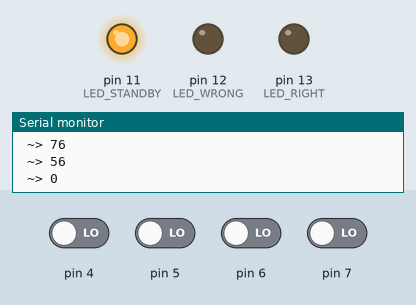
This sketch was run on a simulated Arduino Uno, built with avr-gcc and run on an emulated ATmega328P. Shown: output pins drawn as LEDs (lit = HIGH), the last lines printed to the serial monitor. Dashed ring = blinking. The inputs (shaded band) are chosen by the test bench; at power-on: pin 4–7 LOW. Random numbers use the default seed unless the sketch sets one.

Above: at 1.2 s.
1.3 s: pin 4 driven HIGH
At 2.6 s:
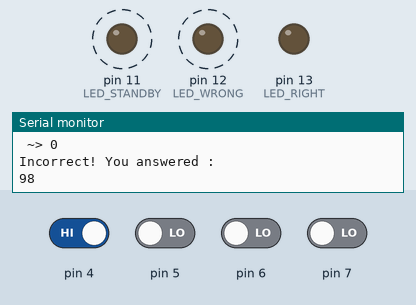
4.3 s: pin 4 driven LOW
7.3 s: pin 7 driven HIGH
At 8.3 s:
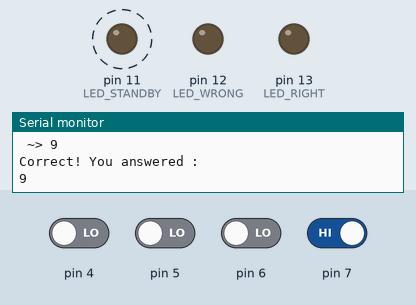
At 9.6 s:
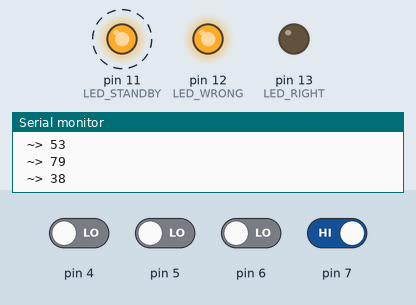
10.3 s: pin 7 driven LOW
Timing chart, 0 to 13.3 s (numbered marks = the images above; inputs shaded):
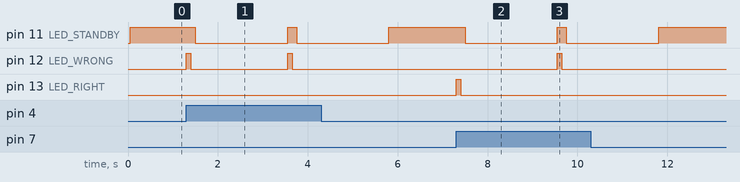

The sketch:

Math_Game__FINAL_.ino
```cpp
/*
 * This program will prompt the user a multiplication question.
 * The user has unlimited time to answer the question.
 * If the user answered correctly, the green LED will luminate.
 * If the user answered incorrectly, the red LED will luminate.
 * The yellow LED is an indicator that the program is waiting for a button press.
 */

const int LED_RIGHT = 13, LED_WRONG = 12, LED_STANDBY = 11;  //LED Display:: GREEN = LED_RIGHT :: RED = LED_WRONG :: YELLOW = LED_STANDBY.
const int MAX_BUTTONS = 4;
int randNum1, randNum2, userAnswer;
int ansArray[MAX_BUTTONS];

/*
 * The class Buttons is used for creating an object that will be assigned to a physical button on a breadboard.
 * This object of type Buttons will hold a pin number on an Arduino, and a value (answer), both of type int.
 */
class Buttons
{
  private:
    int pin;  //Pin will store the specified pin.
    int value;  //Value will hold a possible answer.
  public:
    Buttons(int pin, int value)
    {
      this->pin = pin;
      this->value = value;
      initButtons();
    }

    ~Buttons()
    {
    }

    /*
     * initButtons()
     * Initializes the pins on the arduino board by utilizing the current object's pin value, and set it as an input pin.
     */
    void initButtons()
    {
      pinMode(this->pin, INPUT);
    }

    /*
     * isPressed()
     * Returns true if a HIGH input is read from one of the buttons. Returns false if a LOW input is read from one of the buttons.
     */
    bool isPressed()
    {
      if(digitalRead(this->pin) == HIGH)
      {
        return true;
      }
      else if(digitalRead(this->pin) == LOW)
      {
        return false;
      }
    }

    /*
     * getButtonAnswer()
     * Returns the current object's value of type int.
     */
    int getButtonAnswer()
    {
      return this->value;
    }
};

Buttons *buttonArray[MAX_BUTTONS];

void setup() {

  Serial.begin(9600); // opens serial port, sets data rate to 9600 bps
  pinMode(LED_RIGHT, OUTPUT); //Pin 13 -- GREEN
  pinMode(LED_WRONG, OUTPUT); //Pin 12 -- RED
  pinMode(LED_STANDBY, OUTPUT); //Pin 11 -- ON
  randomSeed(analogRead(0));
}

/*
 * initializations()
 * Initializes/reinitializes the answers, buttons, and prompts.
 */
void initializations()
{
  randomizer();
  setAnswers();
  setButtons();
  prompt();
}

void loop()
{
    initializations();
    delay(50);
    buttonPress();
    delay(2000);
}

/*
 * buttonPress()
 * Loops forever until a user presses a button.
 */
void buttonPress()
{
  bool pressed = false;
  while(pressed == false) //This will loop forever until the user presses a button.
  {
    digitalWrite(LED_STANDBY, HIGH);
    for(int i = 0; i < MAX_BUTTONS; i++)
    {
      if(buttonArray[i]->isPressed())
      {
        if(buttonArray[i]->getButtonAnswer() == getAnswer())
        {
          digitalWrite(LED_RIGHT, HIGH);
          delay(100);
          digitalWrite(LED_RIGHT, LOW);
          delay(100);
          Serial.println("Correct! You answered : ");
          Serial.println(buttonArray[i]->getButtonAnswer());
          digitalWrite(LED_STANDBY, LOW);
          return;
        }
        else
        {
          digitalWrite(LED_WRONG, HIGH);
          delay(100);
          digitalWrite(LED_WRONG, LOW);
          delay(100);
          Serial.println("Incorrect! You answered : ");
          Serial.println(buttonArray[i]->getButtonAnswer());
          digitalWrite(LED_STANDBY, LOW);
          return;
        }
      }
    }
  }
}

/*
 * setAnswers()
 * Will randomly assign a pin that will have the right answer, whereas the other pins will have random answers to them.
 * These answers will be stored in an ansArray (Answer Array).
 */
void setAnswers()
{
  int answer = getAnswer();
  int answerPin = random(0,4); //0 is inclusive, 4 is exclusive.
  for(int i = 0; i < MAX_BUTTONS; i++)
  {
    int notAnswer = random(0,100);
    if(i == answerPin)
    {
      ansArray[i] = answer;
    }
    else
    {
      if(notAnswer == answer)
      {
        notAnswer = answer/2; //The chances of notAnswer being answer is still possible. So if that is the case, divide by 2.
        ansArray[i] = notAnswer;
      }
      else
      {
        ansArray[i] = notAnswer;
      }
    }
  }
}

/*
 * setButtons()
 * Will create an array of objects of type Buttons and set up the pins and values.
 */
void setButtons()
{
  for(int i = 0; i < MAX_BUTTONS; i++)
  {
    int pinNum = 4 + i; //This is to correctly assign the pins when creating the objects.
                        //i is used to insert these buttons correctly in the array from 0 -> 3.
    buttonArray[i] = new Buttons(pinNum, ansArray[i]);

  }
}

/*
 * randomizer()
 * Randomizes 2 numbers, randNum1 and randNum2.
 */
void randomizer()
{
  randNum1 = random(0,12);
  randNum2 = random(0,12);
}

/*
 * prompt()
 * Will print the multiplication problem to the user through the Serial Monitor.
 */
void prompt()
{
  Serial.print(randNum1);
  Serial.print(" x ");
  Serial.print(randNum2);
  Serial.println(":");
  for(int i = 0; i < MAX_BUTTONS; i++)
  {
    Serial.print(" ~> ");
    Serial.println(ansArray[i]);
  }
}

/*
 * getAnswer()
 * Will return the product of randNum1 and randNum2.
 */
int getAnswer()
{
  int answer = randNum1 * randNum2;
  return answer;
}
```

Measured:
- after the input at 1.3 s, pin 11 (LED_STANDBY): HIGH → LOW after 0.20 s, → HIGH 2.1 s later, → LOW 0.20 s later; pin 12 (LED_WRONG): alternates HIGH for 0.10 s and LOW for 2.2 s, starting at once
- after the input at 7.3 s, pin 11 (LED_STANDBY): HIGH → LOW after 0.20 s, → HIGH 2.1 s later, → LOW 0.20 s later; pin 12 (LED_WRONG): LOW → HIGH after 2.3 s, → LOW 0.10 s later; pin 13 (LED_RIGHT): LOW → HIGH at once, → LOW 0.10 s later
